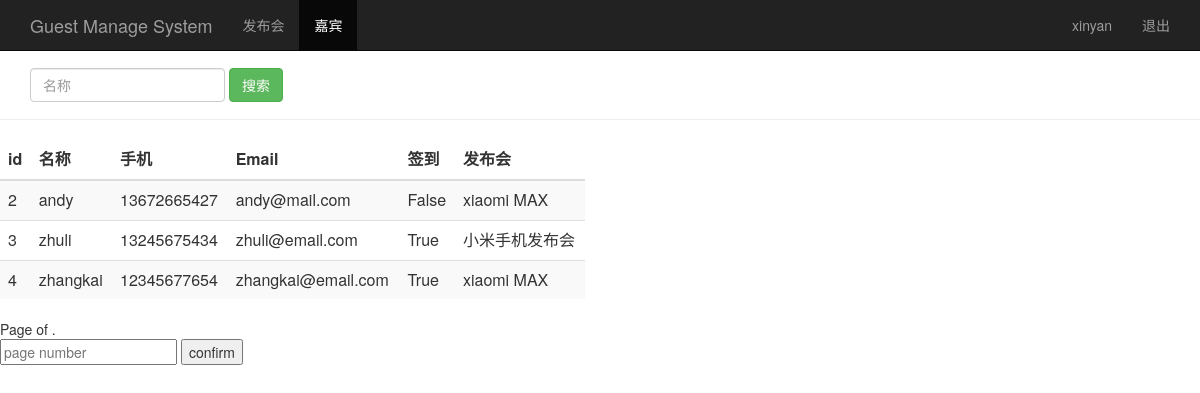
/search_realname/ (signed in), run on the app's committed database.
### sign/models.py (models this page shows, shortened)
class Guest(models.Model):
    event = models.ForeignKey(Event) # 关联发布会id
    realname = models.CharField(max_length=64) # 姓名
    phone = models.CharField(max_length=16) # 手机号
    email = models.EmailField() # 邮箱
    sign = models.BooleanField() # 签到状态
    create_time = models.DateTimeField(auto_now=True) # 创建时间（自动获取当前时间）
    class Meta:
        unique_together = ("event", "phone")

class Event(models.Model):
    name = models.CharField(max_length=100) # 发布会标题
    limit = models.IntegerField() # 参加人数
    status = models.BooleanField() # 状态
    address = models.CharField(max_length=200) # 地址
    start_time = models.DateTimeField('events time') # 发布会时间
    create_time = models.DateTimeField(auto_now=True) # 创建时间（自动获取当前时间）
    def __str__(self):
        return self.name

### sign/views.py (the view)
# urls.py: url(r'^search_realname/',views.search_realname),
@login_required
def search_realname(request):
    username = request.session.get('user', '')
    sreach_realname = request.GET.get("name", "")
    sreach_realname_bytes = sreach_realname.encode(encoding="utf-8")
    guest_list = Guest.objects.filter(realname__contains=sreach_realname)
    return render(request, "guest_manage.html", {"user": username,
                                                "guests": guest_list})

### sign/templates/guest_manage.html (shortened to what this page needs)
<html lang="zh-CN">
	<head>
		{% load bootstrap3 %}
		{% bootstrap_css %}
	</head>
	<body role="document">
		<nav class="navbar navbar-inverse navbar-fixed-top">
			<div class="container">
				<div class="navbar-header">
					<a class="navbar-brand" href="/event_manage/">Guest Manage System</a>
				</div>
			<div id="navbar" class="collapse navbar-collapse">
				<ul class="nav navbar-nav">
					<li><a href="/event_manage/">发布会</a></li>
					<li class="active"><a href="#">嘉宾</a></li>
				</ul>
				<ul class="nav navbar-nav navbar-right">
					<li><a href="#">{{user}}</a></li>
					<li><a href="/logout/">退出</a></li>
				</ul>
			</div>
			</div>
		</nav>
		<br>
		<div class="page-header">
			<div id="navbar" class="navbar-collapse collapse">
				<form class="navbar-form" method="get" action="/search_realname/">
					<div class="form-group">
						<input name="name" type="text" placeholder="名称" class="form-control">
					</div>
					<button type="submit" class="btn btn-success">搜索</button>
				</form>
			</div>
		</div>
		<div class="row">
			<div class="col-md-6">
				<table class="table table-striped">
					<thead>
						<tr>
							<th>id</th><th>名称</th><th>手机</th><th>Email</th><th>签到</th><th>发布会</th>
						</tr>
					</thead>
					<tbody>
						{% for guest in guests %}
							<tr>
								<td>{{ guest.id }}</td>
								<td>{{ guest.realname }}</td>
								<td>{{ guest.phone }}</td>
								<td>{{ guest.email }}</td>
								<td>{{ guest.sign }}</td>
								<td>{{ guest.event }}</td>
							</tr>
						{% endfor %}
					</tbody>
				</table>
			</div>
		</div>
		<div class="pagination-right">
			<span class="step-links">
			<span class="current">
				Page {{ guests.number }} of {{ guests.paginator.num_pages }}.
			</span>
			</span>
			<form method="get" action="/guest_manage/">
			<input name="page" type="text" placeholder="page number">
			<button id ="btn" type="submit">confirm</button>
			<br>
			</form>
		</div>
	</body>
</html>

### data on the page
Guest: id "2", realname "andy", phone "13672665427", email "andy@mail.com", sign "False", event "xiaomi MAX"
Guest: id "3", realname "zhuli", phone "13245675434", email "zhuli@email.com", sign "True", event "小米手机发布会"
Guest: id "4", realname "zhangkai", phone "12345677654", email "zhangkai@email.com", sign "True", event "xiaomi MAX"

### other printed values
{{ user }} "xinyan"
